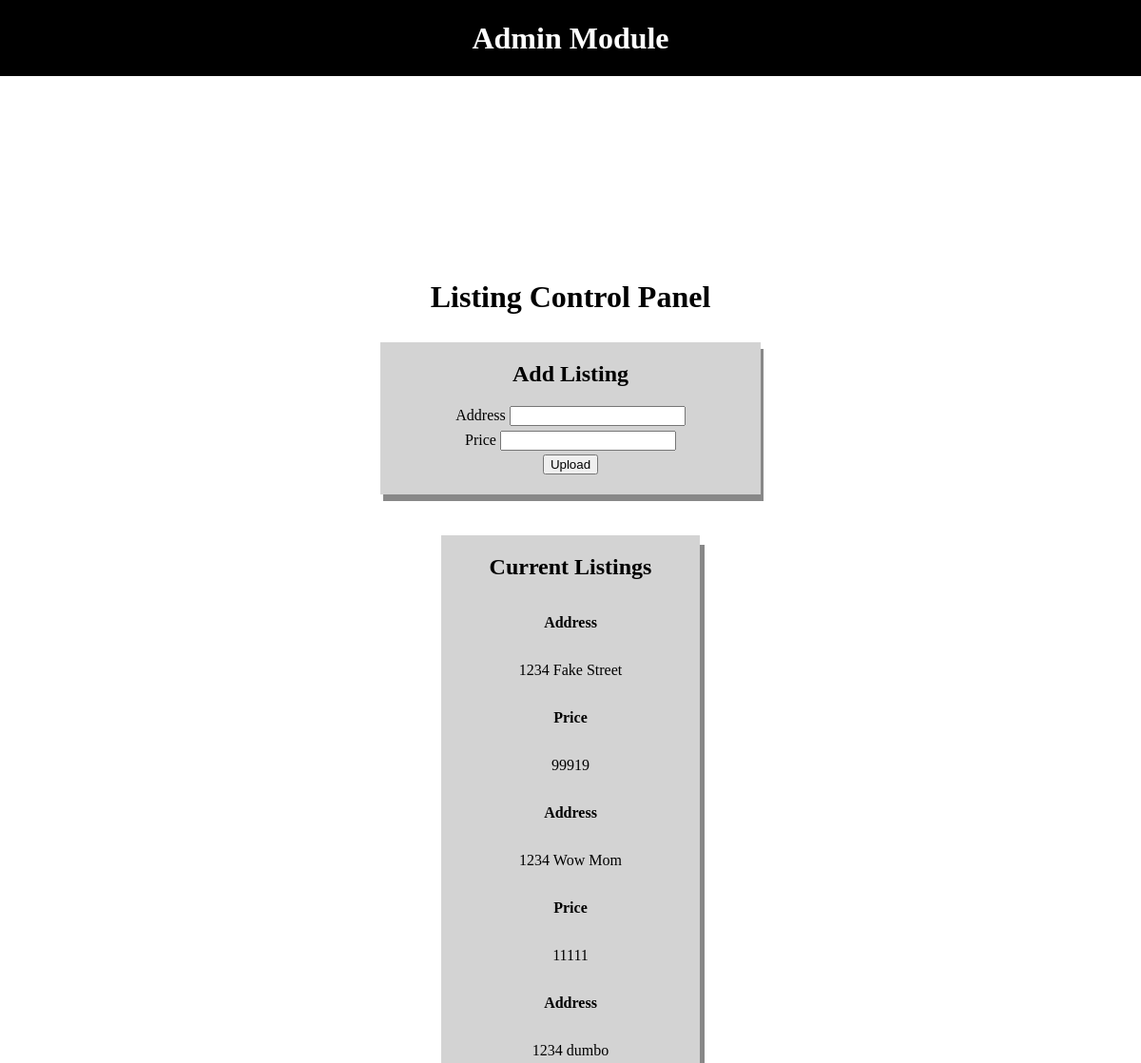
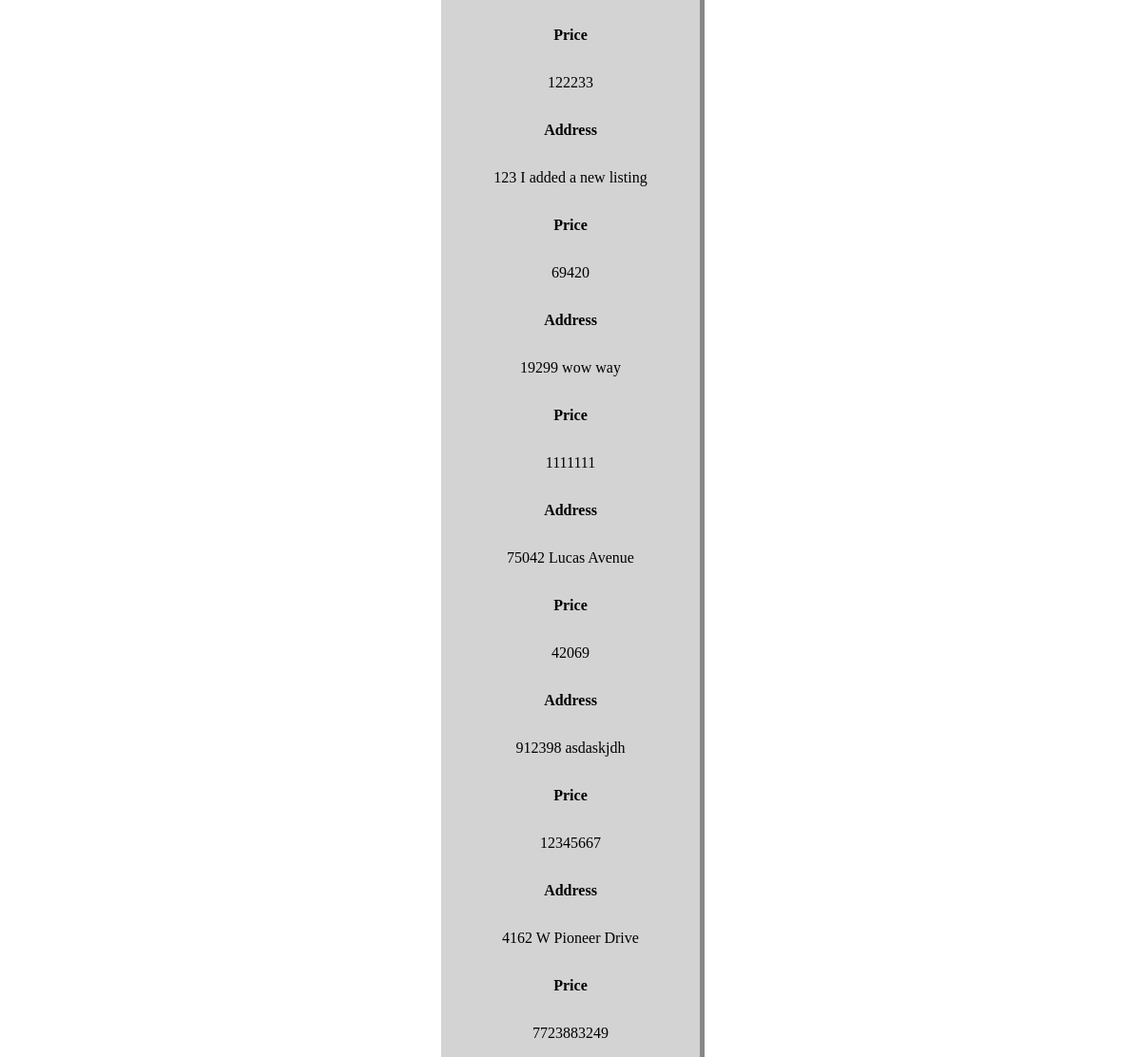
The page /admin (signed in) on the database its author committed (2 pictures, top to bottom).
### lucasreader_realestate/models.py (models this page shows, shortened)
class Listing(db.Model):
	address = db.Column(db.String(100), unique=True, primary_key=True)
	price = db.Column(db.Integer, unique=True, nullable=False)

### lucasreader_realestate/routes.py (the view)
@app.route('/admin', methods=['GET', 'POST'])
@login_required
def admin():
	form = ListingForm()
	listings = Listing.query.all()
	if form.validate_on_submit():
		listing = Listing(address=form.address.data, price=form.price.data)
		db.session.add(listing)
		db.session.commit()
		flash('Property Uploaded.')
	return render_template('admin.html', form=form, listings=listings)

### lucasreader_realestate/forms.py
class ListingForm(FlaskForm):
	address = StringField('Address', validators=[DataRequired()])
	price = IntegerField('Price', validators=[DataRequired()])
	submit = SubmitField('Upload')
	"""def validate_address(self, address):
		user = User.query.filter_by(address=address.data).first()
		if address:
			raise ValidationError('That address is taken. Please choose a different one.')
	def validate_price(self, price):
		user = User.query.filter_by(price=price.data).first()
		if user:
			raise ValidationError('That price is taken. Please choose a different one.')
			#DONT USE THIS, TESTING PURPOSE ONLY"""

### lucasreader_realestate/models.py (called while the page is built)
@login_manager.user_loader
def load_user(user_id):
	return User.query.get(int(user_id))

### lucasreader_realestate/templates/admin.html (shortened to what this page needs)
{% extends 'base.html' %}
{% block content %}
<div class="admin-box">
	<h1>Admin Module</h1>
</div>
<div class="admin-box-2">
	<h1>Listing Control Panel</h1>
	<div class='add-listing'>
	<h2>Add Listing</h2>
		<form method="POST" action="">
				<div id='form'>
					{{ form.address.label }}
					{{ form.address }}
				</div>
				<div id='form'>
					{{ form.price.label }}
					{{ form.price }}
				</div>
				<div id='form'>
					{{ form.submit }}
	</div>
		<div id="listings_admin">
			<h2>Current Listings</h2>
			{% for listing in listings %}
			<p><b>Address</b></p>
			<p>{{ listing.address }}</p>
			<p><b>Price</b></p>
			<p>{{ listing.price }}</p>
		{% endfor %}
		</div>
</div>
{% endblock content %}

### lucasreader_realestate/templates/base.html (shortened to what this page needs)
<!DOCTYPE html>
<html>
<head>
<link rel="stylesheet" type="text/css" href="{{ url_for('static', filename='css/style.css') }}">
</head>
	{% block content %}
	{% endblock content %}
</body>
</html>

### lucasreader_realestate/static/css/style.css (style rules this page uses)
body, html { font-family: 'Montserrat-Light'; margin: 0; scroll-behavior: smooth; overflow-x: hidden; height: 100%; width: 100%; }
#listings_admin { display: flex; flex-direction: column; align-items: center; box-shadow: 5px 10px #888888; background-color: lightgrey; margin: 4rem; }
.add-listing { position: relative; display: inline-block; height: 10rem; width: 25rem; margin: .5rem; background-color: lightgrey; box-shadow: 3px 7px #888888; }
#form { margin: .3rem; }
.admin-box { display: flex; flex-direction: column; justify-content: center; text-align: center; align-items: center; z-index: 1; height: 10vh; width: 100%; background-color: black; color: white; position: fixed; }
.admin-box-2 { display: flex; flex-direction: column; justify-content: center; text-align: center; align-items: center; z-index: 1; height: 100vh; }

### rows shown on the page
Listing: address "1234 Fake Street", price "99919"
Listing: address "1234 Wow Mom", price "11111"
Listing: address "1234 dumbo", price "122233"
Listing: address "123 I added a new listing", price "69420"
Listing: address "19299 wow way", price "1111111"
Listing: address "75042 Lucas Avenue", price "42069"
Listing: address "912398 asdaskjdh", price "12345667"
Listing: address "4162 W Pioneer Drive", price "7723883249"
